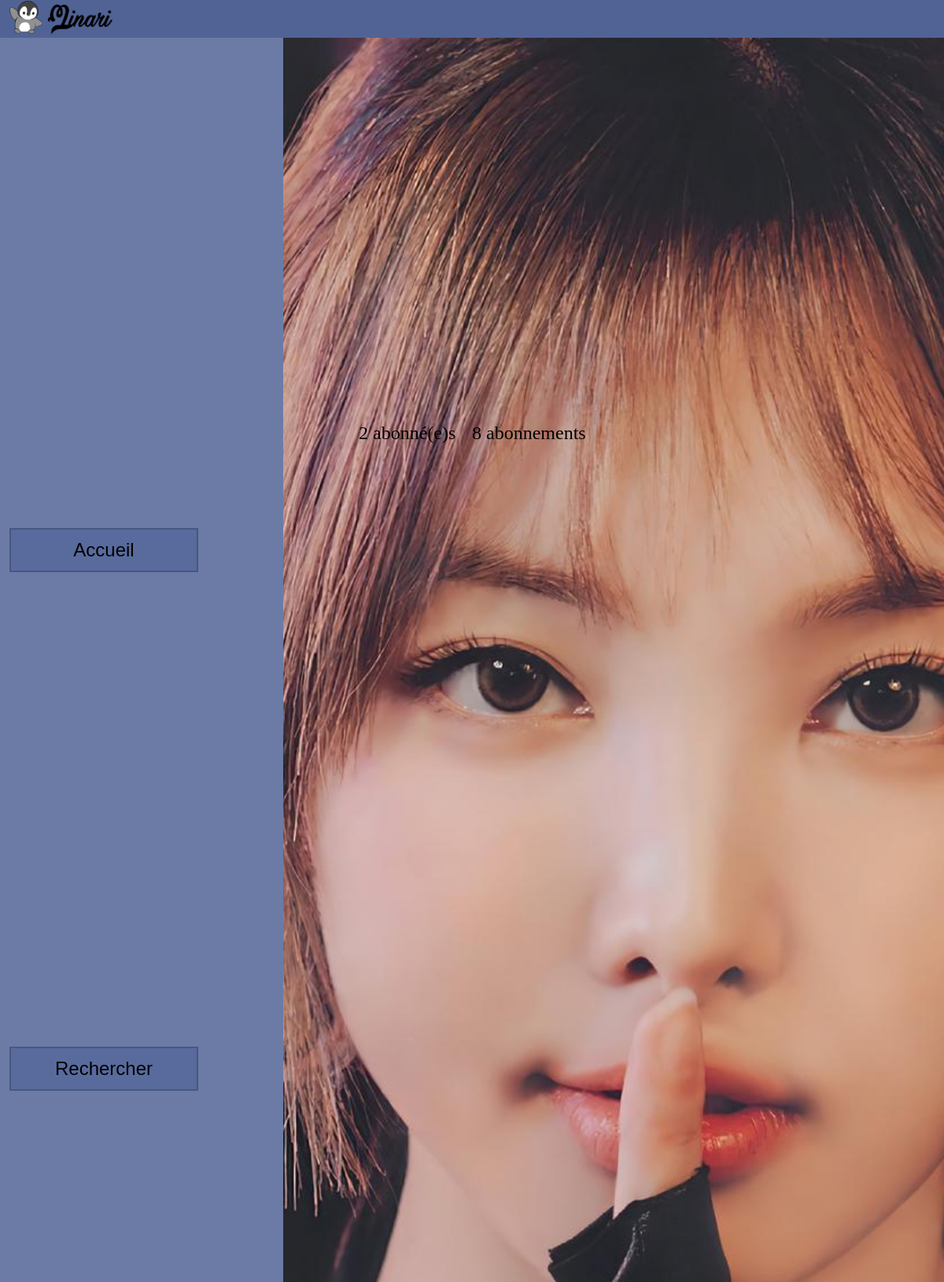
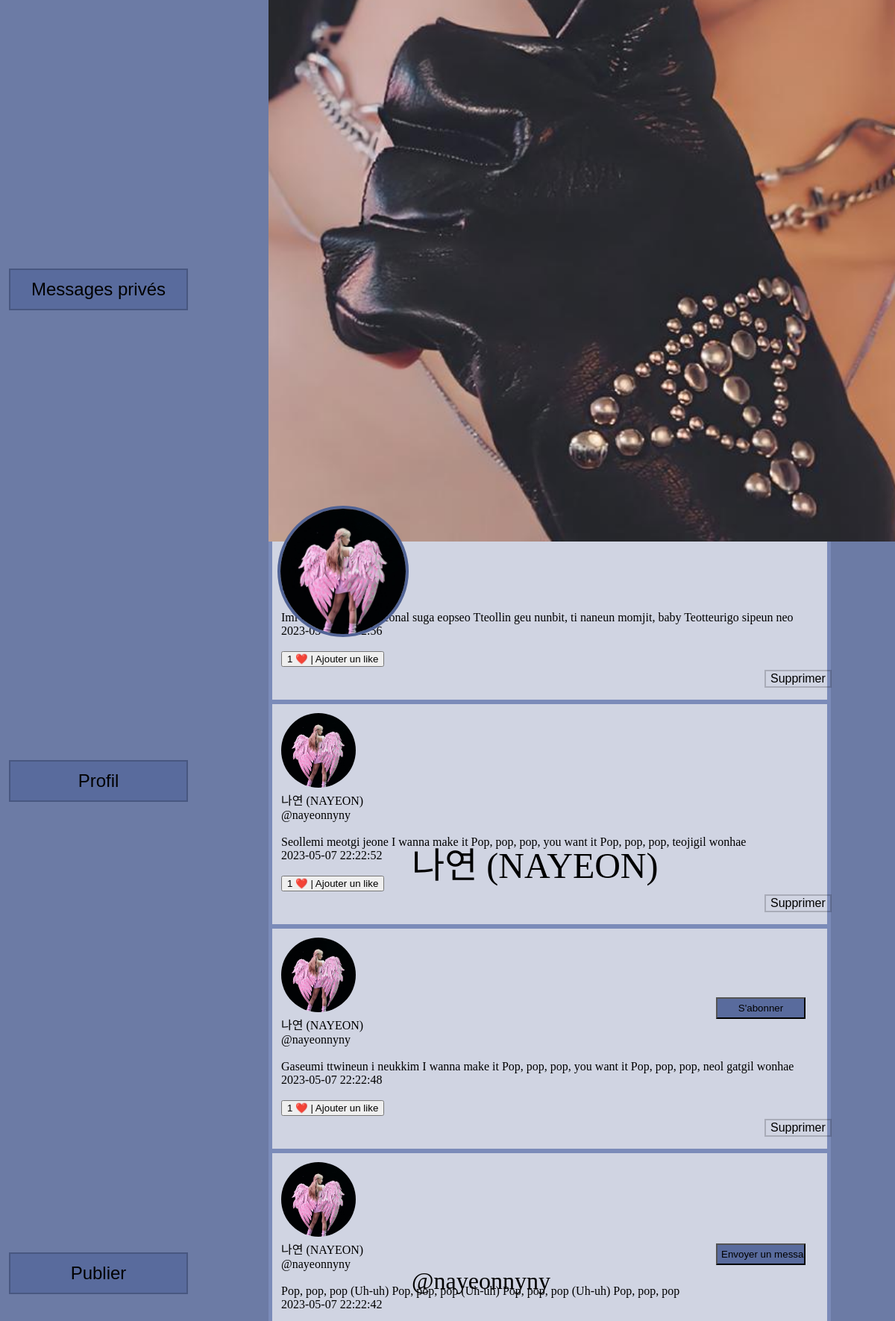
/code/profil.php?id=nayeonnyny (signed in, upper part), run on the app's committed database (2 pictures, top to bottom).
### tables this page shows
CREATE TABLE `user` (
  `identifiant` varchar(255) NOT NULL,
  `mdp` varchar(255) NOT NULL,
  `surnom` varchar(255) NOT NULL,
  `email` varchar(255) NOT NULL,
  `anniversaire` date NOT NULL,
  `prive` int(1) NOT NULL DEFAULT 0 COMMENT '1 si privé, 0 public',
  `pdp` varchar(255) NOT NULL,
  `admin` int(1) NOT NULL DEFAULT 0 COMMENT '1 si admin, 0 sinon',
  `creation` date NOT NULL,
  `banniere` varchar(255) NOT NULL DEFAULT 'bannieres/sansbanniere.jpg',
  `biographie` varchar(300) NOT NULL DEFAULT 'A compléter...',
  `follower` int(11) NOT NULL DEFAULT 0,
  `follow` int(11) NOT NULL DEFAULT 0,
  `nbr_post` int(11) NOT NULL DEFAULT 0
);

CREATE TABLE `post` (
  `id_post` int(11) NOT NULL,
  `user` varchar(255) NOT NULL,
  `contenu_txt` varchar(300) NOT NULL,
  `contenu_img` varchar(255) NOT NULL,
  `date_publi` datetime NOT NULL,
  `nbr_like` int(11) NOT NULL DEFAULT 0,
  `ephemere` int(1) NOT NULL COMMENT 'Si éphémère ou non'
);

### code/profiltraitement.php (called while the page is built, shortened)
<?php
    if(htmlspecialchars($idURL=="self")){
        $pdp = $_SESSION["user"]["pdp"];
        $id = $_SESSION["user"]["id"];
        $surnom = $_SESSION["user"]["surnom"];
        $banniere = $_SESSION["user"]['banniere'];
        $bio = $_SESSION["user"]['bio'];
        $follower = $_SESSION["user"]['follower'];
        $following = $_SESSION["user"]['following'];
        $nbr_post = $_SESSION["user"]['nbr_post'];
        $req_user = "SELECT * FROM user WHERE identifiant = '$id';";
        $res_user = mysqli_query($connexion,$req_user);
        $ligne_user = mysqli_fetch_assoc($res_user);
    }
    else{
        $req_user = "SELECT * FROM user WHERE identifiant = '$idURL';";
        $res_user = mysqli_query($connexion,$req_user);
        $ligne_user = mysqli_fetch_assoc($res_user);
        if(!isset($ligne_user['identifiant'])){
            mysqli_close($connexion);
            header("Location: http://localhost/Projet_Minari/code/introuvable.php");
            exit;
        }
        else{
            $pdp = $ligne_user['pdp'];
            $id = $ligne_user['identifiant'];
            $surnom = $ligne_user['surnom'];
            $banniere = $ligne_user['banniere'];
            $follower = $ligne_user['follower'];
            $following = $ligne_user['follow'];
        }
    }
?>

### code/like.php (called while the page is built, shortened)
<?php
    function isLiked($idpost,$user){
        $connexion = mysqli_connect("localhost", "root", "root", "projetminari");
        $req_isliked = "SELECT * FROM likes WHERE postliked = '$idpost' AND likedby ='$user';";
        $res_isliked = mysqli_query($connexion,$req_isliked);
        $ligne_isliked = mysqli_fetch_assoc($res_isliked);
        if($ligne_isliked){
            return true;
        }
        else{return false;}
    }
    function nbrlike($idpost){
        $connexion = mysqli_connect("localhost", "root", "root", "projetminari");
        $req_nbrlike = "SELECT nbr_like FROM post WHERE id_post = '$idpost';";
        $res_nbrlike = mysqli_query($connexion,$req_nbrlike);
        $ligne_nbrlike = mysqli_fetch_assoc($res_nbrlike);
        return $ligne_nbrlike['nbr_like'];
    }
?>

### code/afficherpost.php (the view, shortened to what this page needs)
<?php
    $id = $ligne_post['user'];
    $idconnecte = $_SESSION['user']['id'];
    $req_user = "SELECT * FROM user WHERE identifiant = '$id';";
    $res_user = mysqli_query($connexion,$req_user);
    $ligne_user = mysqli_fetch_assoc($res_user);
    echo "<div class=\"post\"><a href=\"profil.php?id=".$ligne_user['identifiant']."\"><img class=\"userpdp\" src=\"".$ligne_user["pdp"]."\" alt=\"Erreur\"></a>";
    echo "<div class=\"user\">".$ligne_user["surnom"]."<br>";
    echo "@".$ligne_user["identifiant"]."</div><br>";
    if(isset($messageprive)){
        echo $ligne_post["contenu"]."<br>";
        echo $ligne_post["date_msg"];
    }
    else{
        echo $ligne_post["contenu_txt"]."<br>";
        if($ligne_post["contenu_img"] != ""){
            echo "<img class=\"postimage\" src=\"".$ligne_post["contenu_img"]."\" alt=\"Erreur\"><br>";
        }
        echo $ligne_post["date_publi"]."<br>&nbsp;&nbsp;&nbsp;&nbsp;";
    }
    if(!isset($messageprive)){
        include_once "like.php";
        $nbrlike = nbrlike($ligne_post['id_post']);
        if($id != $idconnecte){
            if(!isLiked($ligne_post['id_post'],$_SESSION['user']['id']) and !isset($supprimerpost) and !isset($signaletraitement) and !isset($signalement)){
                echo "
            <form method=\"POST\">
            <input type=\"submit\" name=\"like{$ligne_post['id_post']}\" value=\"$nbrlike &#x2764;&#xFE0F | Ajouter un like\">
            </form>";
            }
            elseif(isLiked($ligne_post['id_post'],$_SESSION['user']['id']) and !isset($supprimerpost) and !isset($signaletraitement) and !isset($signalement)){
                echo "
                <form method=\"POST\">
                <input type=\"submit\" name=\"unlike{$ligne_post['id_post']}\" value=\"$nbrlike &#x2764;&#xFE0F | Enlever votre like\">
                </form>";
            }
        }
        else{
            echo $nbrlike."&#x2764;&#xFE0F";
        }
    }
    if(isset($supprimerpost) or isset($messageprive) or isset($signalement)){
        echo "</div>";
    }
    elseif(isset($droit_supp)){
        echo "<button class=\"supprimer\" onclick=\"window.location.href = &apos;http\://localhost/Projet_Minari/code/supprimerpost.php?idpost=".$ligne_post["id_post"]."&apos;;\"><span>Supprimer</span></button></div>";
    }
    else{
        echo "<button class=\"supprimer\" onclick=\"window.location.href = &apos;http\://localhost/Projet_Minari/code/signalerpost.php?idpost=".$ligne_post["id_post"]."&apos;;\"><span>Signaler</span></button></div>";
    }
?>

### code/profiltraitement2.php (shortened to what this page needs)
<?php
    $abonne = false;
    $demande = false;
     echo "<div class=\"banniere\"><a href=\"afficherbanniere.php?id=$id\" target=\"_blank\" rel=\"noopener noreferrer\"><img src=\"$banniere\" alt=\"Erreur\"></a></div>";
     echo "<span class=\"photoprofil\"><a href=\"afficherpdp.php?id=$id\" target=\"_blank\" rel=\"noopener noreferrer\"><img src=\"$pdp\" alt=\"Erreur\"></a></span>";
     echo "<p class=\"surnom\">".$surnom."</p>";
     if($ligne_user['prive'] == 1){
        echo "<p class=\"id\">@".$id."&#128274;</p>";
        }
     else{
        echo "<p class=\"id\">@".$id."</p>";
     }
     echo "<p class=\"bio\">".$bio."</p>
     <p class=\"followers\">".$follower." abonné(e)s </p>
     <p class=\"following\">".$following." abonnements </p>
     <p class=\"posts\"> ".$nbr_post." posts </p>";
    if(htmlspecialchars($idURL!="self")){
        if($demande){
            echo "
        <form method=\"POST\">
        <input type=\"button\" name=\"demande\" value=\"Demande en cours\" class=\"ec\">
        </form>";
        }
        elseif(!$abonne){
            echo "
        <form method=\"POST\">
        <input type=\"submit\" name=\"follow\" value=\"S'abonner\" class=\"abo\">
        </form>";
        }
        elseif($abonne){
            echo "
            <form method=\"POST\">
            <input type=\"submit\" name=\"unfollow\" value=\"Se désabonner\" class=\"desabo\">
            </form>";
        }
    }
?>

### code/profiltraitement3.php (shortened to what this page needs)
<?php
    $req_post = "SELECT * FROM post WHERE user = '$id' ORDER BY date_publi DESC;";
    $res_post = mysqli_query($connexion,$req_post);
    $ligne_post = mysqli_fetch_assoc($res_post);
    if($ligne_user['prive']==0 or $ligne_isfollowed or $idURL=="self" or $_SESSION['user']['admin']==1){
        if(htmlspecialchars($idURL=="self") or $admin==1){
            while($ligne_post){
                $droit_supp = true;
                include "afficherpost.php";
                $ligne_post = mysqli_fetch_assoc($res_post);
            }
        }
        else{
            while($ligne_post){
                include "afficherpost.php";
                $ligne_post = mysqli_fetch_assoc($res_post);
            }
        }
    }
?>

### code/profilstyle.css (style rules this page uses)
body { background-color: #516395d7; margin: 0; padding: 0; }
.banniere img { height: 35%; width: 70%; object-position: center; object-fit:cover; display: flex; position: absolute; margin-left: 30%; margin-top: 4%; z-index: 0; top: 0; }
.photoprofil img { border-radius: 50%; width: 14%; object-fit: cover; object-position: center; display: flex; z-index: 2; border:4px #516395 solid; position: absolute; top: 35%; left: 31%; }
@media screen and (min-width: 901px) { .surnom { color: black; position: absolute; top: 41%; left: 46%; font-size: 300%; } }
@media screen and (min-width: 901px) { .id { color: black; position: absolute; top: 50%; left: 46%; font-size: 200%; } }
.bio { color: black; background-color: hsla(0, 0%, 100%, 0.679); width: 60%; font-size: 180%; margin-top: 36%; margin-left: 30%; margin-bottom: 0; padding: 2%; border-radius: 10px; }
.userpdp { width: 100px; border-radius: 50%; bottom: 0; }
.followers { position: absolute; color: black; font-size: x-large; margin-left: 38%; }
.following { position: absolute; color: black; font-size: x-large; margin-left: 50%; }
.posts { position: static; color: black; font-size: x-large; margin-left: 30%; }
.post { background-color: hsla(0, 0%, 100%, 0.679); padding: 1%; width: 60%; margin-left: 30%; top: 5%; border-top: 3px solid #7b8bb9; border-left: 5px solid #7b8bb9; border-right: 5px solid #7b8bb9; border-bottom: 3px solid #7b8bb9; }
button { background-color: #ffffff00; color: rgb(0, 0, 0); border: none; font-size: 16px; margin: 4px 2px; transition-duration: 0.4s; cursor: pointer; border: 2px solid rgba(0, 0, 0, 0.189); }
.supprimer { margin-left: 90%; }
.abo { background-color: #596b9d; position: absolute; top: 45%; right: 10%; width: 10%; padding: 5px; }

### data on the page
user: banniere (picture), pdp (picture), surnom "나연 (NAYEON)", identifiant "nayeonnyny", follower "2", follow "8"
post: contenu_txt "Imi neon nareul Beoseonal suga eopseo Tteollin geu nunbit, ti naneun momjit, baby Teotteurigo sipeun neo", date_publi "2023-05-07…", id_post+nbr_like "1 ❤️ | Ajouter un like"
post: user.pdp (picture), user.surnom "나연 (NAYEON)", user.identifiant "nayeonnyny", contenu_txt "Seollemi meotgi jeonе I wanna make it Pop, pop, pop, you want it Pop, pop, pop, teojigil wonhae", date_publi "2023-05-07 22:22:52", id_post+nbr_like "1 ❤️ | Ajouter un like"
post: user.pdp (picture), user.surnom "나연 (NAYEON)", user.identifiant "nayeonnyny", contenu_txt "Gasеumi ttwineun i neukkim I wanna make it Pop, pop, pop, you want it Pop, pop, pop, neol gatgil wonhae", date_publi "2023-05-07 22:22:48", id_post+nbr_like "1 ❤️ | Ajouter un like"
post: user.pdp (picture), user.surnom "나연 (NAYEON)", user.identifiant "nayeonnyny", contenu_txt "Pop, pop, pop (Uh-uh) Pop, pop, pop (Uh-uh) Pop, pop, pop (Uh-uh) Pop, pop, pop", date_publi "2023-05-07 22:22:42"
